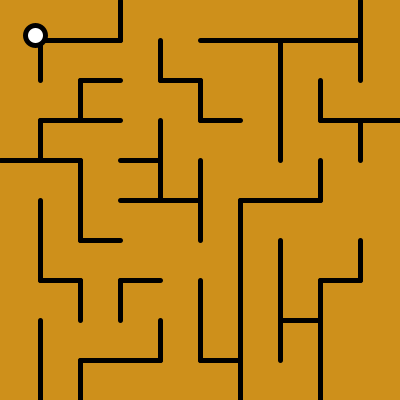
Frame 1 (no input)
Frame 60 (the mouse pressed at the canvas centre just before this capture): identical to frame 1, image omitted
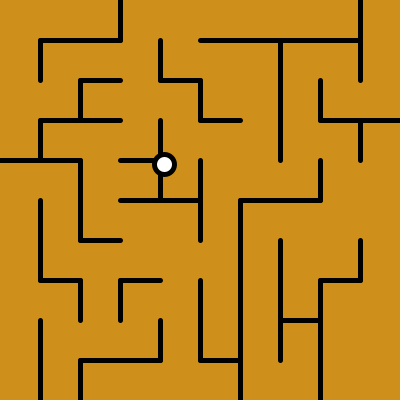
Frame 120 (the mouse held since frame 60 and released just before this capture)

The Processing sketch that drew these frames (run headless with seeded random() and noise(); from frame 60 on, the mouse is pressed at the canvas centre):

// Processing sketch: processing_104564
// ── processing_104564.pde

float x = 100;
float y = 100;
float angle1 = 0.0;
float segLength = 50;

void setup() {
  size(400,400);
  strokeWeight(20.0);
  stroke(255, 100);
}

void draw() {
  background(0);
  
  float dx = mouseX - x;
  float dy = mouseY - y;
  angle1 = atan2(dy, dx);  
  x = mouseX - (cos(angle1) * segLength);
  y = mouseY - (sin(angle1) * segLength);
 
  segment(x, y, angle1); 
  ellipse(x, y, 20, 20);
}

void segment(float x, float y, float a) {
  pushMatrix();
  translate(x, y);
  rotate(a);
  line(0, 0, segLength, 0);
  popMatrix();
background(#CE901B);
stroke(0);
strokeWeight(5);
line(40,40,40,80);
line(40,40,120,40);
line(80,80,120,80);
line(80,80,80,120);
line(40,120,120,120);
line(40,120,40,160);
line(0,160,80,160);
line(120,0,120,40);
line(80,160,80,240);
line(80,240,120,240);
line(40,200,40,280);
line(40,280,80,280);
line(80,280,80,320);
line(120,280,160,280);
line(120,280,120,320);
line(40,320,40,400);
line(80,360,80,400);
line(80,360,160,360);
line(160,320,160,360);
line(120,160,160,160);
line(160,120,160,160);
line(160,40,160,80);
line(160,80,200,80);
line(200,80,200,120);
line(200,120,240,120);
line(120,200,200,200);
line(200,160,200,240);
line(160,200,160,140);
line(200,280,200,360);
line(200,360,240,360);
line(240,200,240,400);
line(240,200,320,200);
line(320,200,320,160);
line(280,240,280,360);
line(280,320,320,320);
line(320,280,360,280);
line(360,240,360,280);
line(320,280,320,400);
line(200,40,360,40);
line(280,40,280,160);
line(360,0,360,80);
line(320,80,320,120);
line(320,120,400,120);
line(360,120,360,160);
}
